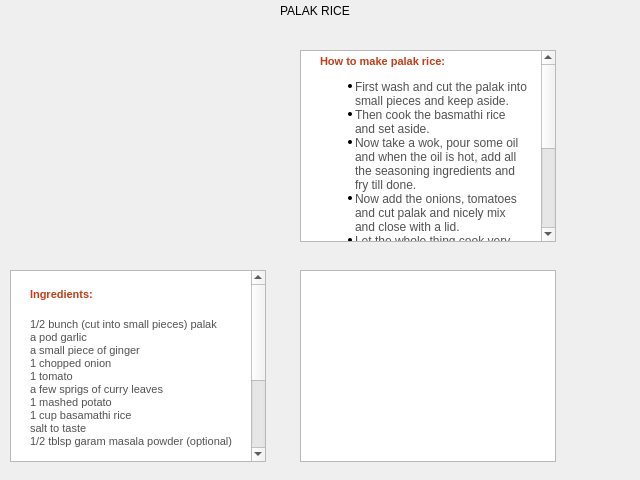
<?xml version="1.0" encoding="UTF-8"?>
<ui version="4.0">
 <class>Rice4</class>
 <widget class="QWidget" name="Rice4">
  <property name="geometry">
   <rect>
    <x>0</x>
    <y>0</y>
    <width>640</width>
    <height>480</height>
   </rect>
  </property>
  <property name="windowTitle">
   <string>Form</string>
  </property>
  <widget class="QLabel" name="label">
   <property name="geometry">
    <rect>
     <x>280</x>
     <y>0</y>
     <width>81</width>
     <height>21</height>
    </rect>
   </property>
   <property name="text">
    <string>PALAK RICE</string>
   </property>
  </widget>
  <widget class="QLabel" name="label_2">
   <property name="geometry">
    <rect>
     <x>20</x>
     <y>50</y>
     <width>241</width>
     <height>211</height>
    </rect>
   </property>
   <property name="text">
    <string/>
   </property>
   <property name="pixmap">
    <pixmap>../../Required Images/palaka.jpg</pixmap>
   </property>
   <property name="scaledContents">
    <bool>false</bool>
   </property>
  </widget>
  <widget class="QTextBrowser" name="textBrowser">
   <property name="geometry">
    <rect>
     <x>10</x>
     <y>270</y>
     <width>256</width>
     <height>192</height>
    </rect>
   </property>
   <property name="html">
    <string>&lt;!DOCTYPE HTML PUBLIC &quot;-//W3C//DTD HTML 4.0//EN&quot; &quot;http://www.w3.org/TR/REC-html40/strict.dtd&quot;&gt;
&lt;html&gt;&lt;head&gt;&lt;meta name=&quot;qrichtext&quot; content=&quot;1&quot; /&gt;&lt;style type=&quot;text/css&quot;&gt;
p, li { white-space: pre-wrap; }
&lt;/style&gt;&lt;/head&gt;&lt;body style=&quot; font-family:'MS Shell Dlg 2'; font-size:8.25pt; font-weight:400; font-style:normal;&quot;&gt;
&lt;p style=&quot; margin-top:0px; margin-bottom:0px; margin-left:15px; margin-right:5px; -qt-block-indent:0; text-indent:0px; background-color:#ffffff;&quot;&gt;&lt;span style=&quot; font-family:'VERDANA,Arial'; font-size:8pt; font-weight:600; color:#c13e16;&quot;&gt;&lt;br /&gt;Ingredients:&lt;/span&gt;&lt;/p&gt;
&lt;p align=&quot;right&quot; style=&quot;-qt-paragraph-type:empty; margin-top:0px; margin-bottom:0px; margin-left:0px; margin-right:0px; -qt-block-indent:0; text-indent:0px; font-family:'Times New Roman'; font-size:8pt; color:#000000;&quot;&gt;&lt;/p&gt;
&lt;table border=&quot;0&quot; style=&quot; margin-top:0px; margin-bottom:0px; margin-left:0px; margin-right:0px;&quot; align=&quot;right&quot; cellspacing=&quot;2&quot; cellpadding=&quot;0&quot; bgcolor=&quot;#ffffff&quot;&gt;
&lt;tr&gt;
&lt;td&gt;&lt;/td&gt;
&lt;td width=&quot;30&quot;&gt;&lt;/td&gt;&lt;/tr&gt;&lt;/table&gt;
&lt;p style=&quot; margin-top:0px; margin-bottom:0px; margin-left:15px; margin-right:10px; -qt-block-indent:0; text-indent:0px; background-color:#ffffff;&quot;&gt;&lt;span style=&quot; font-family:'verdana,Arial'; font-size:8pt; color:#515151; background-color:#ffffff;&quot;&gt;1/2 bunch (cut into small pieces) palak&lt;/span&gt;&lt;span style=&quot; font-family:'verdana,Arial'; font-size:8pt; color:#515151;&quot;&gt;&lt;br /&gt;a pod garlic&lt;br /&gt;a small piece of ginger&lt;br /&gt;1 chopped onion&lt;br /&gt;1 tomato&lt;br /&gt;a few sprigs of curry leaves&lt;br /&gt;1 mashed potato&lt;br /&gt;1 cup basamathi rice&lt;br /&gt;salt to taste&lt;br /&gt;1/2 tblsp garam masala powder (optional)&lt;/span&gt;&lt;/p&gt;
&lt;p style=&quot;-qt-paragraph-type:empty; margin-top:0px; margin-bottom:0px; margin-left:15px; margin-right:10px; -qt-block-indent:0; text-indent:0px; font-family:'verdana,Arial'; font-size:8pt; color:#515151; background-color:#ffffff;&quot;&gt;&lt;/p&gt;
&lt;p style=&quot;-qt-paragraph-type:empty; margin-top:0px; margin-bottom:0px; margin-left:15px; margin-right:10px; -qt-block-indent:0; text-indent:0px; font-family:'verdana,Arial'; font-size:8pt; color:#515151; background-color:#ffffff;&quot;&gt;&lt;/p&gt;
&lt;p style=&quot; margin-top:0px; margin-bottom:0px; margin-left:15px; margin-right:10px; -qt-block-indent:0; text-indent:0px; background-color:#ffffff;&quot;&gt;&lt;span style=&quot; font-family:'verdana,Arial'; font-size:8pt; font-weight:600; color:#515151;&quot;&gt;For Seasoning &lt;/span&gt;&lt;span style=&quot; font-family:'verdana,Arial'; font-size:8pt; color:#515151;&quot;&gt;&lt;br /&gt;1 tblsp mustard&lt;br /&gt;1/2 tblsp urud and channa dal&lt;br /&gt;1/2 tblsp green chillies and red chillies (cut into pieces)&lt;br /&gt;&lt;/span&gt;&lt;/p&gt;
&lt;p style=&quot; margin-top:0px; margin-bottom:0px; margin-left:0px; margin-right:0px; -qt-block-indent:0; text-indent:0px;&quot;&gt;&lt;span style=&quot; font-size:8pt;&quot;&gt;&lt;br /&gt;&lt;/span&gt;&lt;span style=&quot; font-family:'verdana,Arial'; font-size:8pt; color:#515151;&quot;&gt;&lt;br /&gt;&lt;/span&gt;&lt;/p&gt;&lt;/body&gt;&lt;/html&gt;</string>
   </property>
  </widget>
  <widget class="QTextBrowser" name="textBrowser_2">
   <property name="geometry">
    <rect>
     <x>300</x>
     <y>50</y>
     <width>256</width>
     <height>192</height>
    </rect>
   </property>
   <property name="html">
    <string>&lt;!DOCTYPE HTML PUBLIC &quot;-//W3C//DTD HTML 4.0//EN&quot; &quot;http://www.w3.org/TR/REC-html40/strict.dtd&quot;&gt;
&lt;html&gt;&lt;head&gt;&lt;meta name=&quot;qrichtext&quot; content=&quot;1&quot; /&gt;&lt;style type=&quot;text/css&quot;&gt;
p, li { white-space: pre-wrap; }
&lt;/style&gt;&lt;/head&gt;&lt;body style=&quot; font-family:'MS Shell Dlg 2'; font-size:8.25pt; font-weight:400; font-style:normal;&quot;&gt;
&lt;p style=&quot; margin-top:0px; margin-bottom:0px; margin-left:15px; margin-right:5px; -qt-block-indent:0; text-indent:0px; background-color:#ffffff;&quot;&gt;&lt;span style=&quot; font-family:'VERDANA,Arial'; font-size:8pt; font-weight:600; color:#c13e16; background-color:#ffffff;&quot;&gt;How to make palak rice:&lt;/span&gt;&lt;span style=&quot; font-family:'Times New Roman'; font-size:8pt; color:#000000; background-color:#ffffff;&quot;&gt; &lt;/span&gt;&lt;/p&gt;
&lt;ul style=&quot;margin-top: 0px; margin-bottom: 0px; margin-left: 0px; margin-right: 0px; -qt-list-indent: 1;&quot;&gt;&lt;li style=&quot; font-family:'Verdana,Arial'; font-size:8pt; color:#515151;&quot; style=&quot; margin-top:12px; margin-bottom:0px; margin-left:10px; margin-right:10px; -qt-block-indent:0; text-indent:0px;&quot;&gt;&lt;span style=&quot; font-size:medium;&quot;&gt;First wash and cut the palak into small pieces and keep aside.&lt;/span&gt;&lt;/li&gt;
&lt;li style=&quot; font-family:'Verdana,Arial'; font-size:8pt; color:#515151;&quot; style=&quot; margin-top:0px; margin-bottom:0px; margin-left:10px; margin-right:10px; -qt-block-indent:0; text-indent:0px;&quot;&gt;&lt;span style=&quot; font-size:medium;&quot;&gt;Then cook the basmathi rice and set aside.&lt;/span&gt;&lt;/li&gt;
&lt;li style=&quot; font-family:'Verdana,Arial'; font-size:8pt; color:#515151;&quot; style=&quot; margin-top:0px; margin-bottom:0px; margin-left:10px; margin-right:10px; -qt-block-indent:0; text-indent:0px;&quot;&gt;&lt;span style=&quot; font-size:medium;&quot;&gt;Now take a wok, pour some oil and when the oil is hot, add all the seasoning ingredients and fry till done.&lt;/span&gt;&lt;/li&gt;
&lt;li style=&quot; font-family:'Verdana,Arial'; font-size:8pt; color:#515151;&quot; style=&quot; margin-top:0px; margin-bottom:0px; margin-left:10px; margin-right:10px; -qt-block-indent:0; text-indent:0px;&quot;&gt;&lt;span style=&quot; font-size:medium;&quot;&gt;Now add the onions, tomatoes and cut palak and nicely mix and close with a lid.&lt;/span&gt;&lt;/li&gt;
&lt;li style=&quot; font-family:'Verdana,Arial'; font-size:8pt; color:#515151;&quot; style=&quot; margin-top:0px; margin-bottom:0px; margin-left:10px; margin-right:10px; -qt-block-indent:0; text-indent:0px;&quot;&gt;&lt;span style=&quot; font-size:medium;&quot;&gt;Let the whole thing cook very well.&lt;/span&gt;&lt;/li&gt;
&lt;li style=&quot; font-family:'Verdana,Arial'; font-size:8pt; color:#515151;&quot; style=&quot; margin-top:0px; margin-bottom:0px; margin-left:10px; margin-right:10px; -qt-block-indent:0; text-indent:0px;&quot;&gt;&lt;span style=&quot; font-size:medium;&quot;&gt;When it is done, add garam masala powder if you want and saute for a minute.&lt;/span&gt;&lt;/li&gt;
&lt;li style=&quot; font-family:'Verdana,Arial'; font-size:8pt; color:#515151;&quot; style=&quot; margin-top:0px; margin-bottom:0px; margin-left:10px; margin-right:10px; -qt-block-indent:0; text-indent:0px;&quot;&gt;&lt;span style=&quot; font-size:medium;&quot;&gt;Take it wok from fire and add the rice and mix it well.&lt;/span&gt;&lt;/li&gt;
&lt;li style=&quot; font-family:'Verdana,Arial'; font-size:8pt; color:#515151;&quot; style=&quot; margin-top:0px; margin-bottom:0px; margin-left:10px; margin-right:10px; -qt-block-indent:0; text-indent:0px;&quot;&gt;&lt;span style=&quot; font-size:medium;&quot;&gt;Take a wok, pour some oil and put the mashed potatoes and roast it slightly and when done add the curry leaves and put into palak rice and mix well.&lt;/span&gt;&lt;/li&gt;
&lt;li style=&quot; font-family:'Verdana,Arial'; font-size:8pt; color:#515151;&quot; style=&quot; margin-top:0px; margin-bottom:12px; margin-left:10px; margin-right:10px; -qt-block-indent:0; text-indent:0px;&quot;&gt;&lt;span style=&quot; font-size:medium;&quot;&gt;Serve with raita.&lt;/span&gt;&lt;/li&gt;&lt;/ul&gt;&lt;/body&gt;&lt;/html&gt;</string>
   </property>
  </widget>
  <widget class="QTextBrowser" name="textBrowser_3">
   <property name="geometry">
    <rect>
     <x>300</x>
     <y>270</y>
     <width>256</width>
     <height>192</height>
    </rect>
   </property>
  </widget>
 </widget>
 <resources/>
 <connections/>
</ui>
